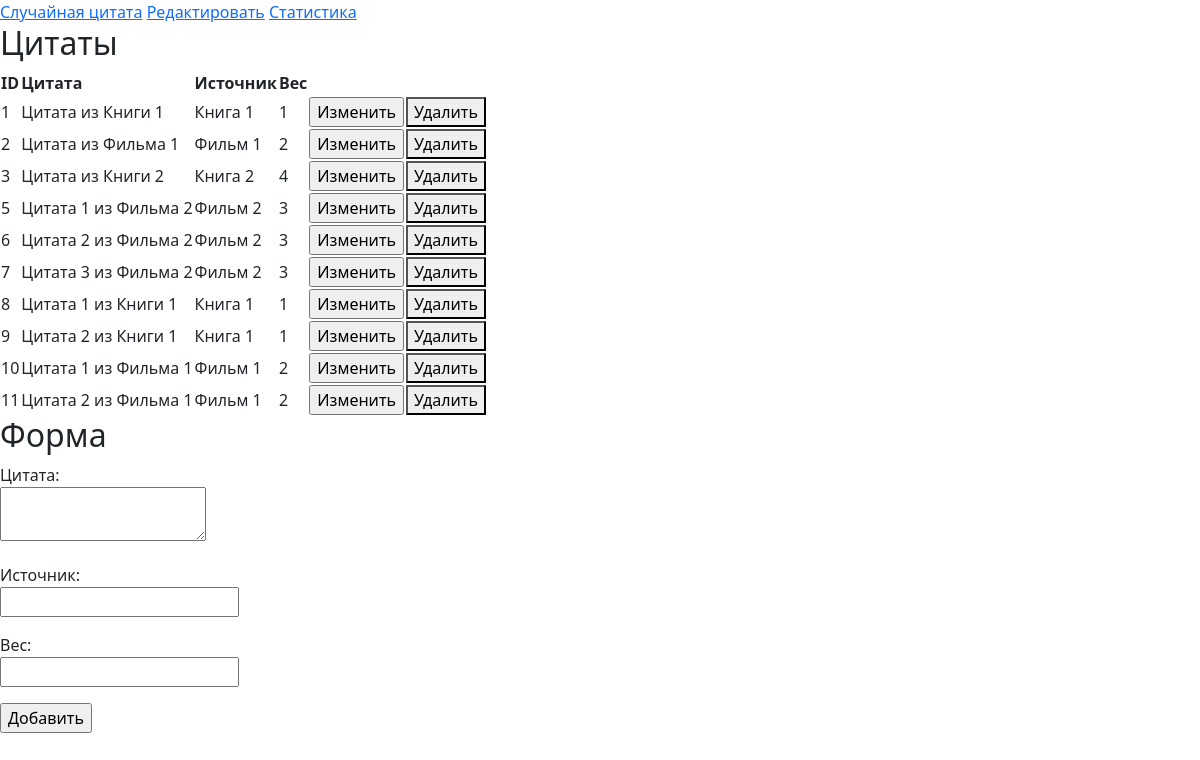
Page /form on the committed database.
### testapp/models.py (models this page shows)
class Quotes(models.Model):
    name = models.TextField()
    source = models.CharField(max_length=50)
    weight = models.PositiveIntegerField()
    likes = models.PositiveIntegerField(default=0)
    dislikes = models.PositiveIntegerField(default=0)
    views = models.PositiveIntegerField(default=0)

### testapp/views.py (the view)
# urls.py: path("form", views.form, name="form"),
def form(request):
    result = Quotes.objects.all()
    context = {'quotes': result}
    return render(request, "form.html", context)

### testapp/templates/form.html (shortened to what this page needs)
<!DOCTYPE html>
{% load static %}
<html>
	<head>
		<link href="https://cdn.jsdelivr.net/npm/bootstrap@5.3.8/dist/css/bootstrap.min.css" rel="stylesheet">
	</head>
	<body>
		<nav>
			<a href="/">Случайная цитата</a>
			<a href="/form">Редактировать</a>
			<a href="/dashboard">Статистика</a>
		</nav>
		<h2>Цитаты</h2>
		<table id="table">
			<thead>
				<tr>
					<th>ID</th>
					<th>Цитата</th>
					<th>Источник</th>
					<th>Вес</th>
					<th></th>
				</tr>
			</thead>
			<tbody id="quotes">
				{% for quote in quotes %}
					<tr>
						<td>{{ quote.id }}</td>
						<td>{{ quote.name }}</td>
						<td>{{ quote.source }}</td>
						<td>{{ quote.weight }}</td>
						<td><form action="edit/{{ quote.id }}"><input type="submit" value="Изменить" /></form></td>
						<td><button onclick="delete_quote({{ quote.id }})">Удалить</button></td>
					</tr>
				{% endfor %}
			</tbody>
		</table>
		<h2>Форма</h2>
		<form action="postquote" method="POST" id="quoteform">
			<p>Цитата:<br> <textarea name="name" id="name"></textarea></p>
			<p>Источник:<br> <input name="source" id="source" /></p>
			<p>Вес:<br> <input name="weight" type="number" id="weight" /></p>
			<input type="submit" value="Добавить" />
		</form>
	</body>
</html>

### rows in the picture
Quotes: id "1", name "Цитата из Книги 1", source "Книга 1", weight "1"
Quotes: id "2", name "Цитата из Фильма 1", source "Фильм 1", weight "2"
Quotes: id "3", name "Цитата из Книги 2", source "Книга 2", weight "4"
Quotes: id "5", name "Цитата 1 из Фильма 2", source "Фильм 2", weight "3"
Quotes: id "6", name "Цитата 2 из Фильма 2", source "Фильм 2", weight "3"
Quotes: id "7", name "Цитата 3 из Фильма 2", source "Фильм 2", weight "3"
Quotes: id "8", name "Цитата 1 из Книги 1", source "Книга 1", weight "1"
Quotes: id "9", name "Цитата 2 из Книги 1", source "Книга 1", weight "1"
Quotes: id "10", name "Цитата 1 из Фильма 1", source "Фильм 1", weight "2"
Quotes: id "11", name "Цитата 2 из Фильма 1", source "Фильм 1", weight "2"
